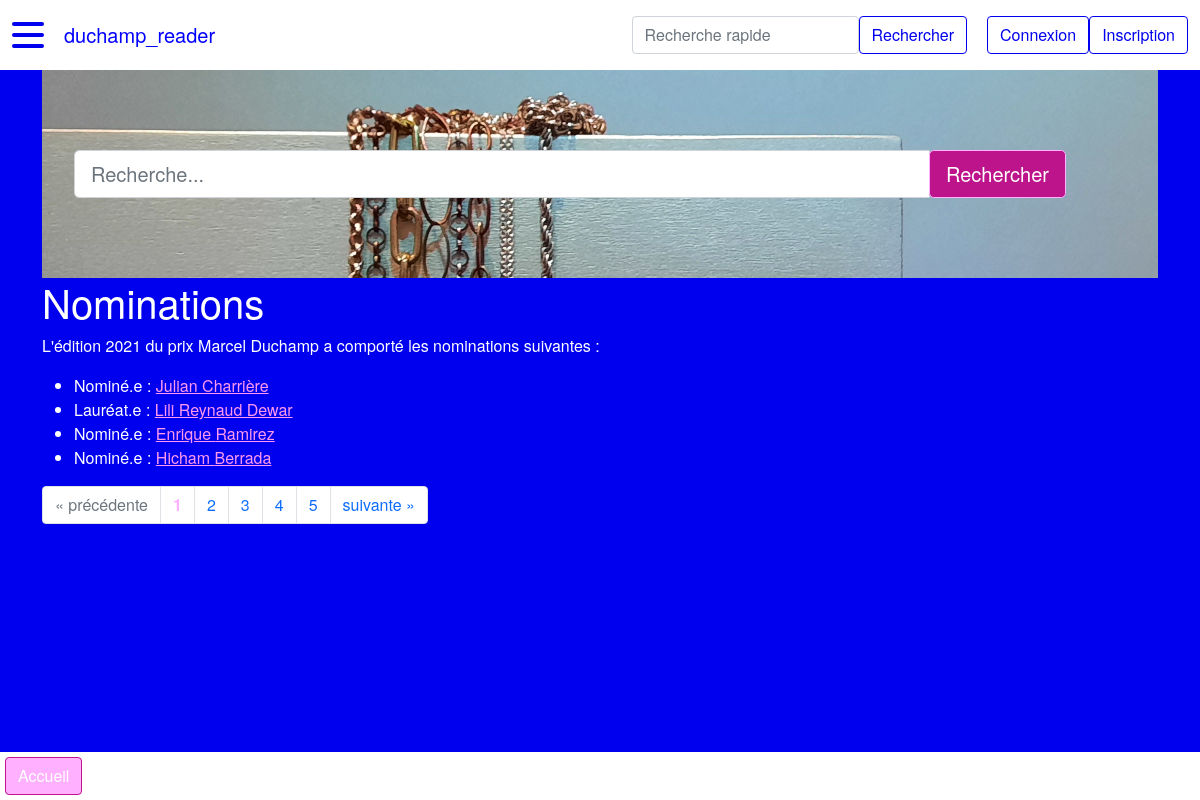
The page /nomination on the database as committed earlier.
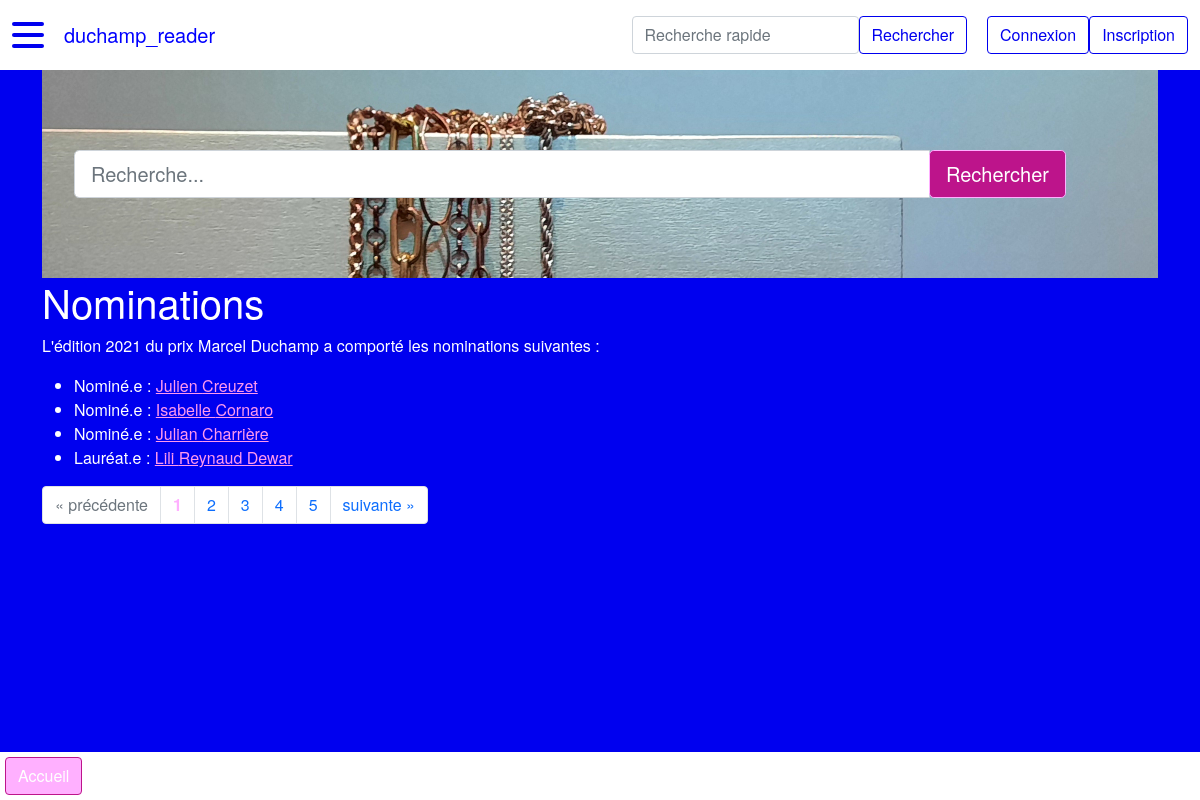
The same page on the database as committed later.
### duchamp_reader/modeles/classes_generic.py (models this page shows, shortened)
class Nomination(db.Model):
    __tablename__ = "nomination"
    id = db.Column(db.Integer, unique=True, nullable=False, primary_key=True, autoincrement=True)
    annee = db.Column(db.Integer, nullable=False) # format YYYY
    laureat = db.Column(db.Boolean, nullable=False, default=0) # 1 si lauréat, 0 si non
    id_artiste = db.Column(db.Integer, db.ForeignKey("artiste.id"), nullable=False)
    id_theme = db.Column(db.Integer, db.ForeignKey("theme.id"), nullable=False)
    classname = db.Column(db.Text, nullable=False, default="nomination")
    authorship = db.relationship("AuthorshipNomination", back_populates="nomination")
    artiste = db.relationship("Artiste", back_populates="nomination")
    theme = db.relationship("Theme", back_populates="nomination", uselist=False)

class Artiste(db.Model):
    __tablename__ = "artiste"
    id = db.Column(db.Integer, unique=True, nullable=False, primary_key=True, autoincrement=True)
    nom = db.Column(db.Text, nullable=False)
    prenom = db.Column(db.Text, nullable=False)
    annee_naissance = db.Column(db.Integer) # format YYYY
    genre = db.Column(db.String(1))  # M : masculin, F : femme, A : autre/non-binaire
    id_wikidata = db.Column(db.Text)
    id_ville_naissance = db.Column(db.Integer, db.ForeignKey("ville.id"))
    id_ville_residence = db.Column(db.Integer, db.ForeignKey("ville.id"))
    classname = db.Column(db.Text, nullable=False, default="artiste")
    authorship = db.relationship("AuthorshipArtiste", back_populates="artiste")
    represent = db.relationship("RelationRepresente", back_populates="artiste")
    ville_naissance = db.relationship("Ville", foreign_keys=[id_ville_naissance],
                                      backref="artiste_ville_naissance", uselist=False)
    ville_residence = db.relationship("Ville", foreign_keys=[id_ville_residence],
                                      backref="artiste_ville_residence", uselist=False)
    nomination = db.relationship("Nomination", back_populates="artiste", uselist=False)

### duchamp_reader/routes.py (the view)
@app.route("/nomination")
def nomination_index():
    page = request.args.get("page", 1)
    titre = "Nominations"
    if isinstance(page, str) and page.isdigit():
        page = int(page)
    else:
        page = 1
    nominations = Nomination.query.join(Artiste, Nomination.id_artiste == Artiste.id)\
        .join(Theme, Nomination.id_theme == Theme.id)\
        .order_by(Nomination.id.desc()).paginate(page=page, per_page=PERPAGE)
    return render_template("pages/nomination_index.html", titre=titre, nominations=nominations,
                           last_nominations=last_nominations, last_artistes=last_artistes, last_galeries=last_galeries,
                           last_themes=last_themes, last_villes=last_villes)

### duchamp_reader/templates/pages/nomination_index.html (shortened to what this page needs)
{% extends "conteneur.html" %}
{% block homesearch %}
    {% include "partials/recherche.html" %}
{% endblock %}
{% block corps %}
<h1>{{titre}}</h1>
    {% if nominations %}
        <p>L'édition {{nominations.items[1].annee}} du prix Marcel Duchamp a comporté les nominations suivantes :</p>
        <ul>
            {% for nomination in nominations.items %}
                <li>
                    {% if nomination.laureat == 1 %}Lauréat.e {% else %}Nominé.e {% endif %}:
                    <a href="{{url_for('artiste_main', id_artiste=nomination.id_artiste)}}">
                        {{nomination.artiste.prenom}} {{nomination.artiste.nom}}
                    </a>
                </li>
            {% endfor %}
        </ul>
        <nav aria-label="research-pagination">
            <ul class="pagination">
                {% if nominations.has_prev %}
                    <li class="page-item">
                {% else%}
                    <li class="page-item disabled">
                {% endif %}
                        <a class="page-link" href="{{url_for('nomination_index', page=nominations.prev_num)}}" aria-label="Previous">
                            <span aria-hidden="true">&laquo;</span>
                            <span class="sr-only">précédente</span>
                        </a>
                    </li>
                {% for page in nominations.iter_pages() %}
                    {% if page %}
                        {% if page != nominations.page %}
                        <li class="page-item">
                            <a class="page-link" href="{{url_for('nomination_index', page=page)}}">
                                {{page}}
                            </a>
                        </li>
                        {% else %}
                            <li class="page-item active disabled">
                                <a class="page-link"><b style="color: var(--custom-light-pink)">{{page}}</b></a>
                            </li>
                        {% endif %}
                    {% else %}
                    <li class="page-item disabled">
                        <a class="page-link">...</a>
                    </li>
                    {% endif %}
                {% endfor %}
                {% if nominations.has_next %}
                    <li class="page-item">
                {% else %}
                    <li class="page-item disabled">
                {% endif %}
                    <a class="page-link" href="{{url_for('nomination_index', page=nominations.next_num)}}" aria-label="Next">
                        <span class="sr-only">suivante</span>
                        <span aria-hidden="true">&raquo;</span>
                    </a>
                </li>
            </ul>
        </nav>
    {% endif %}
    <div class="basdepage">
        <a class="btn" href="{{url_for('accueil')}}">Accueil</a>
    </div>
{% endblock %}

Rows that differ between the two databases and show on the page:
no longer on this page (row unchanged): Nomination: laureat "Nominé.e", artiste.prenom "Enrique", artiste.nom "Ramirez"
no longer on this page (row unchanged): Nomination: laureat "Nominé.e", artiste.prenom "Hicham", artiste.nom "Berrada"
added Nomination: annee "2021", laureat "Nominé.e", artiste.prenom "Isabelle", artiste.nom "Cornaro"
added Nomination: laureat "Nominé.e", artiste.prenom "Julien", artiste.nom "Creuzet"
